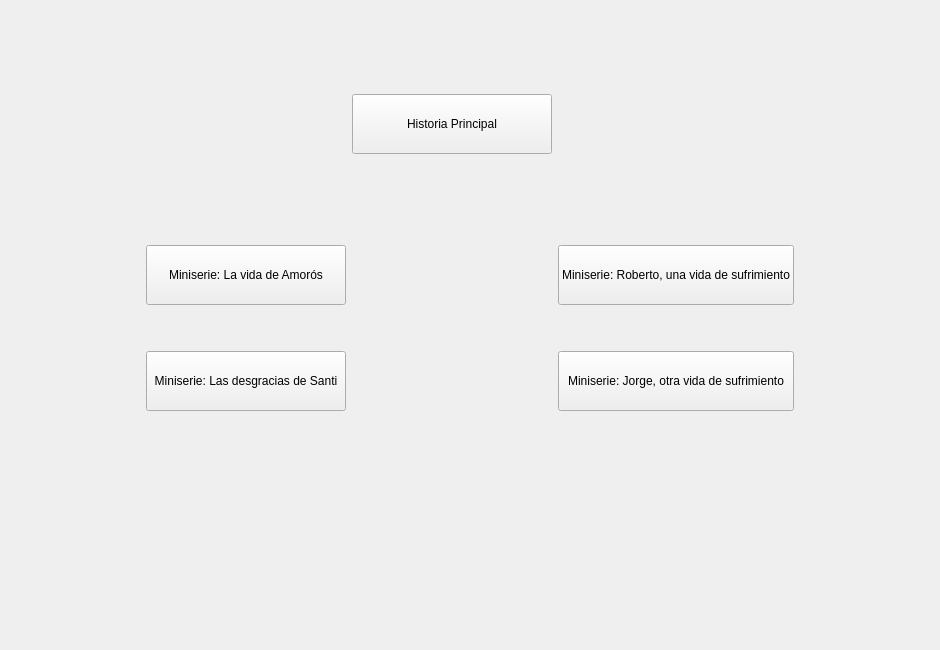
<?xml version="1.0" encoding="UTF-8"?>
<ui version="4.0">
 <class>STI2</class>
 <widget class="QStackedWidget" name="STI2">
  <property name="geometry">
   <rect>
    <x>0</x>
    <y>0</y>
    <width>940</width>
    <height>650</height>
   </rect>
  </property>
  <property name="minimumSize">
   <size>
    <width>940</width>
    <height>650</height>
   </size>
  </property>
  <property name="maximumSize">
   <size>
    <width>940</width>
    <height>650</height>
   </size>
  </property>
  <property name="windowTitle">
   <string>STI 2: El Retorno</string>
  </property>
  <widget class="QWidget" name="page">
   <layout class="QGridLayout" name="gridLayout">
    <item row="1" column="1">
     <widget class="QPushButton" name="pushButton_6">
      <property name="minimumSize">
       <size>
        <width>200</width>
        <height>60</height>
       </size>
      </property>
      <property name="text">
       <string>Miniserie: La vida de Amorós</string>
      </property>
     </widget>
    </item>
    <item row="2" column="1">
     <spacer name="verticalSpacer">
      <property name="orientation">
       <enum>Qt::Vertical</enum>
      </property>
      <property name="sizeType">
       <enum>QSizePolicy::Fixed</enum>
      </property>
      <property name="sizeHint" stdset="0">
       <size>
        <width>20</width>
        <height>40</height>
       </size>
      </property>
     </spacer>
    </item>
    <item row="4" column="2">
     <spacer name="horizontalSpacer_6">
      <property name="orientation">
       <enum>Qt::Horizontal</enum>
      </property>
      <property name="sizeType">
       <enum>QSizePolicy::Fixed</enum>
      </property>
      <property name="sizeHint" stdset="0">
       <size>
        <width>80</width>
        <height>20</height>
       </size>
      </property>
     </spacer>
    </item>
    <item row="0" column="1">
     <spacer name="verticalSpacer_3">
      <property name="orientation">
       <enum>Qt::Vertical</enum>
      </property>
      <property name="sizeHint" stdset="0">
       <size>
        <width>20</width>
        <height>40</height>
       </size>
      </property>
     </spacer>
    </item>
    <item row="1" column="2">
     <spacer name="horizontalSpacer_5">
      <property name="orientation">
       <enum>Qt::Horizontal</enum>
      </property>
      <property name="sizeType">
       <enum>QSizePolicy::Fixed</enum>
      </property>
      <property name="sizeHint" stdset="0">
       <size>
        <width>80</width>
        <height>20</height>
       </size>
      </property>
     </spacer>
    </item>
    <item row="4" column="1">
     <widget class="QPushButton" name="pushButton_4">
      <property name="minimumSize">
       <size>
        <width>200</width>
        <height>60</height>
       </size>
      </property>
      <property name="maximumSize">
       <size>
        <width>380</width>
        <height>16777215</height>
       </size>
      </property>
      <property name="text">
       <string>Miniserie: Las desgracias de Santi</string>
      </property>
     </widget>
    </item>
    <item row="1" column="4">
     <spacer name="horizontalSpacer_2">
      <property name="orientation">
       <enum>Qt::Horizontal</enum>
      </property>
      <property name="sizeHint" stdset="0">
       <size>
        <width>40</width>
        <height>20</height>
       </size>
      </property>
     </spacer>
    </item>
    <item row="5" column="1">
     <spacer name="verticalSpacer_4">
      <property name="orientation">
       <enum>Qt::Vertical</enum>
      </property>
      <property name="sizeHint" stdset="0">
       <size>
        <width>20</width>
        <height>40</height>
       </size>
      </property>
     </spacer>
    </item>
    <item row="4" column="3">
     <widget class="QPushButton" name="pushButton">
      <property name="minimumSize">
       <size>
        <width>200</width>
        <height>60</height>
       </size>
      </property>
      <property name="text">
       <string>Miniserie: Jorge, otra vida de sufrimiento</string>
      </property>
     </widget>
    </item>
    <item row="4" column="4">
     <spacer name="horizontalSpacer_4">
      <property name="orientation">
       <enum>Qt::Horizontal</enum>
      </property>
      <property name="sizeType">
       <enum>QSizePolicy::Expanding</enum>
      </property>
      <property name="sizeHint" stdset="0">
       <size>
        <width>40</width>
        <height>20</height>
       </size>
      </property>
     </spacer>
    </item>
    <item row="0" column="3">
     <spacer name="verticalSpacer_6">
      <property name="orientation">
       <enum>Qt::Vertical</enum>
      </property>
      <property name="sizeHint" stdset="0">
       <size>
        <width>20</width>
        <height>40</height>
       </size>
      </property>
     </spacer>
    </item>
    <item row="1" column="0">
     <spacer name="horizontalSpacer">
      <property name="orientation">
       <enum>Qt::Horizontal</enum>
      </property>
      <property name="sizeHint" stdset="0">
       <size>
        <width>40</width>
        <height>20</height>
       </size>
      </property>
     </spacer>
    </item>
    <item row="2" column="3">
     <spacer name="verticalSpacer_2">
      <property name="orientation">
       <enum>Qt::Vertical</enum>
      </property>
      <property name="sizeType">
       <enum>QSizePolicy::Fixed</enum>
      </property>
      <property name="sizeHint" stdset="0">
       <size>
        <width>20</width>
        <height>40</height>
       </size>
      </property>
     </spacer>
    </item>
    <item row="5" column="3">
     <spacer name="verticalSpacer_5">
      <property name="orientation">
       <enum>Qt::Vertical</enum>
      </property>
      <property name="sizeHint" stdset="0">
       <size>
        <width>20</width>
        <height>40</height>
       </size>
      </property>
     </spacer>
    </item>
    <item row="1" column="3">
     <widget class="QPushButton" name="pushButton_5">
      <property name="minimumSize">
       <size>
        <width>200</width>
        <height>60</height>
       </size>
      </property>
      <property name="text">
       <string>Miniserie: Roberto, una vida de sufrimiento</string>
      </property>
     </widget>
    </item>
    <item row="4" column="0">
     <spacer name="horizontalSpacer_3">
      <property name="orientation">
       <enum>Qt::Horizontal</enum>
      </property>
      <property name="sizeHint" stdset="0">
       <size>
        <width>40</width>
        <height>20</height>
       </size>
      </property>
     </spacer>
    </item>
    <item row="0" column="2">
     <widget class="QPushButton" name="pushButton_2">
      <property name="minimumSize">
       <size>
        <width>200</width>
        <height>60</height>
       </size>
      </property>
      <property name="text">
       <string>Historia Principal</string>
      </property>
     </widget>
    </item>
   </layout>
  </widget>
 </widget>
 <resources/>
 <connections/>
</ui>
